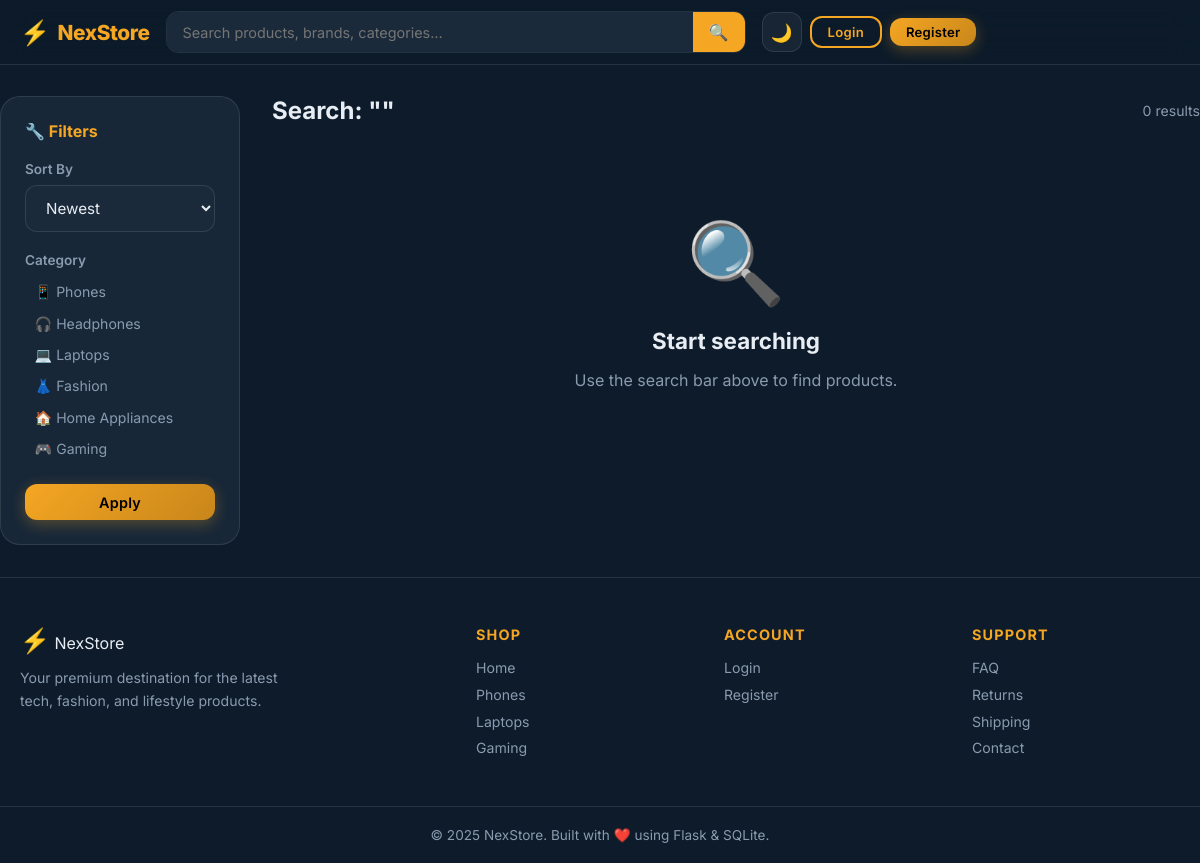
Screenshot of /search with the database file from the repository.
### tables this page shows
CREATE TABLE categories (
            id INTEGER PRIMARY KEY AUTOINCREMENT,
            name TEXT NOT NULL,
            icon TEXT NOT NULL,
            slug TEXT NOT NULL UNIQUE
        );

### controllers/product_controller.py (the view)
@store_bp.route('/search')
def search():
    query = request.args.get('q', '').strip()
    sort  = request.args.get('sort', 'newest')
    min_price  = request.args.get('min_price', type=float)
    max_price  = request.args.get('max_price', type=float)
    min_rating = request.args.get('min_rating', type=float)
    products = []
    if query:
        products = search_products(query, limit=50)
    categories = get_all_categories()
    return render_template(
        'store/search_results.html',
        query=query,
        products=products,
        categories=categories,
        sort=sort,
        min_price=min_price,
        max_price=max_price,
        min_rating=min_rating,
        cart_count=_cart_count()
    )

### controllers/product_controller.py (called while the page is built)
def _cart_count():
    if 'user_id' in session:
        return get_cart_count(session['user_id'])
    return 0

### models/database.py (called while the page is built)
def get_db():
    conn = sqlite3.connect(DB_PATH)
    conn.row_factory = sqlite3.Row
    conn.execute("PRAGMA foreign_keys = ON")
    return conn

### models/product.py (called while the page is built)
def get_all_categories():
    conn = get_db()
    cats = conn.execute("SELECT * FROM categories ORDER BY id").fetchall()
    conn.close()
    return cats

### templates/store/search_results.html (shortened to what this page needs)
{% extends 'base.html' %}
{% block content %}
<div class="container listing-page">
  <div class="listing-layout">
    <aside class="filters-sidebar">
      <h3>🔧 Filters</h3>
      <form method="GET">
        <div class="filter-group">
          <label>Sort By</label>
          <select name="sort" class="form-input" onchange="this.form.submit()">
            <option value="newest"     {% if sort=='newest'     %}selected{% endif %}>Newest</option>
          </select>
        </div>
        <div class="filter-group">
          <label>Category</label>
          {% for cat in categories %}
          <a href="{{ url_for('store.category', slug=cat['slug']) }}" class="sidebar-cat-link">
            {{ cat['icon'] }} {{ cat['name'] }}
          </a>
          {% endfor %}
        </div>
        <button type="submit" class="btn btn-primary btn-full">Apply</button>
      </form>
    </aside>
    <div class="listing-main">
      <div class="listing-header">
        <h1>Search: "{{ query }}"</h1>
        <span class="results-count">{{ products|length }} result{% if products|length != 1 %}s{% endif %}</span>
      </div>
      {% if products %}
      <div class="products-grid">
        {% for product in products %}
          {% include 'store/_product_card.html' %}
        {% endfor %}
      </div>
      {% elif query %}
      <div class="empty-state">
        <div class="empty-icon">🔍</div>
        <h3>No results for "{{ query }}"</h3>
        <p>Try different keywords or <a href="{{ url_for('store.home') }}">browse all products</a>.</p>
      </div>
      {% else %}
      <div class="empty-state">
        <div class="empty-icon">🔍</div>
        <h3>Start searching</h3>
        <p>Use the search bar above to find products.</p>
      </div>
      {% endif %}
    </div>
  </div>
</div>
{% endblock %}

### templates/base.html (shortened to what this page needs)
<!DOCTYPE html>
<html lang="en" data-theme="dark">
<head>
  <link rel="stylesheet" href="{{ url_for('static', filename='css/style.css') }}"/>
</head>
<body>
<nav class="navbar" id="mainNav">
  <div class="nav-inner">
    <a href="{{ url_for('store.home') }}" class="nav-logo">
      <span class="logo-icon">⚡</span>
      <span class="logo-text">NexStore</span>
    </a>
    <div class="search-wrapper" id="searchWrapper">
      <form action="{{ url_for('store.search') }}" method="get" class="search-form" autocomplete="off">
        <input type="text" name="q" id="searchInput" class="search-input"
               placeholder="Search products, brands, categories…"
               value="{{ request.args.get('q','') }}"/>
        <button type="submit" class="search-btn" aria-label="Search">🔍</button>
      </form>
    </div>
    <div class="nav-actions">
      <button class="icon-btn theme-toggle" id="themeToggle" title="Toggle theme" aria-label="Toggle dark/light mode">
        <span class="theme-icon">🌙</span>
      </button>
      {% if session.get('user_id') %}
        <a href="{{ url_for('cart.view_cart') }}" class="icon-btn cart-btn" id="cartBtn" aria-label="Cart">
          🛒
          <span class="badge" id="cartBadge">{{ cart_count|default(0) }}</span>
        </a>
        <div class="user-menu-wrapper">
          <button class="user-btn icon-btn" id="userMenuBtn" aria-label="User menu">
            👤 <span class="user-name-short">{{ session.get('user_name','').split()[0] }}</span> ▾
          </button>
          <div class="user-dropdown" id="userDropdown">
            <a href="{{ url_for('order.profile') }}">👤 My Profile</a>
            <a href="{{ url_for('order.profile') }}#orders">📦 My Orders</a>
            <a href="{{ url_for('order.profile') }}#wishlist">❤️ Wishlist</a>
            {% if session.get('role') == 'admin' %}
            <a href="{{ url_for('admin.dashboard') }}">⚙️ Admin Dashboard</a>
            {% endif %}
            <hr/>
            <a href="{{ url_for('auth.logout') }}" class="logout-link">🚪 Logout</a>
          </div>
        </div>
      {% else %}
        <a href="{{ url_for('auth.login') }}" class="btn btn-outline btn-sm">Login</a>
        <a href="{{ url_for('auth.register') }}" class="btn btn-primary btn-sm">Register</a>
      {% endif %}
    </div>
  </div>
</nav>
<main class="main-content">
  {% block content %}{% endblock %}
</main>
<footer class="footer">
  <div class="footer-inner">
    <div class="footer-brand">
      <span class="logo-icon">⚡</span>
      <span class="logo-text">NexStore</span>
      <p>Your premium destination for the latest tech, fashion, and lifestyle products.</p>
    </div>
    <div class="footer-links">
      <h4>Shop</h4>
      <a href="{{ url_for('store.home') }}">Home</a>
      <a href="{{ url_for('store.category', slug='phones') }}">Phones</a>
      <a href="{{ url_for('store.category', slug='laptops') }}">Laptops</a>
      <a href="{{ url_for('store.category', slug='gaming') }}">Gaming</a>
    </div>
    <div class="footer-links">
      <h4>Account</h4>
      <a href="{{ url_for('auth.login') }}">Login</a>
      <a href="{{ url_for('auth.register') }}">Register</a>
    </div>
    <div class="footer-links">
      <h4>Support</h4>
      <a href="#">FAQ</a>
      <a href="#">Returns</a>
      <a href="#">Shipping</a>
      <a href="#">Contact</a>
    </div>
  </div>
  <div class="footer-bottom">
    <p>© 2025 NexStore. Built with ❤️ using Flask &amp; SQLite.</p>
  </div>
</footer>
</body>
</html>

### rows the page displays
categories: icon "📱", name "Phones"
categories: icon "🎧", name "Headphones"
categories: icon "💻", name "Laptops"
categories: icon "👗", name "Fashion"
categories: icon "🏠", name "Home Appliances"
categories: icon "🎮", name "Gaming"

### other values shown
{{ products|length }} "0"
